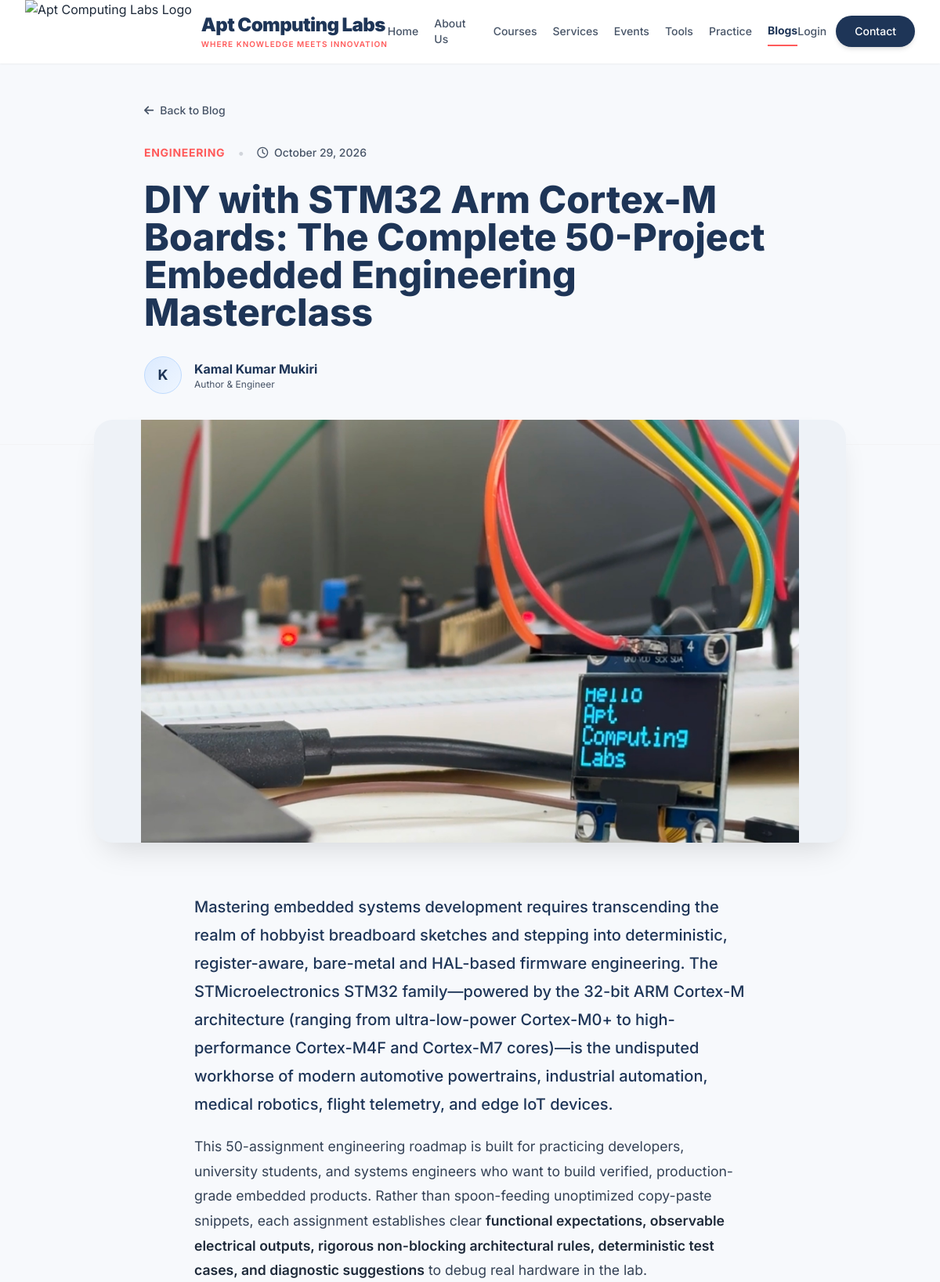
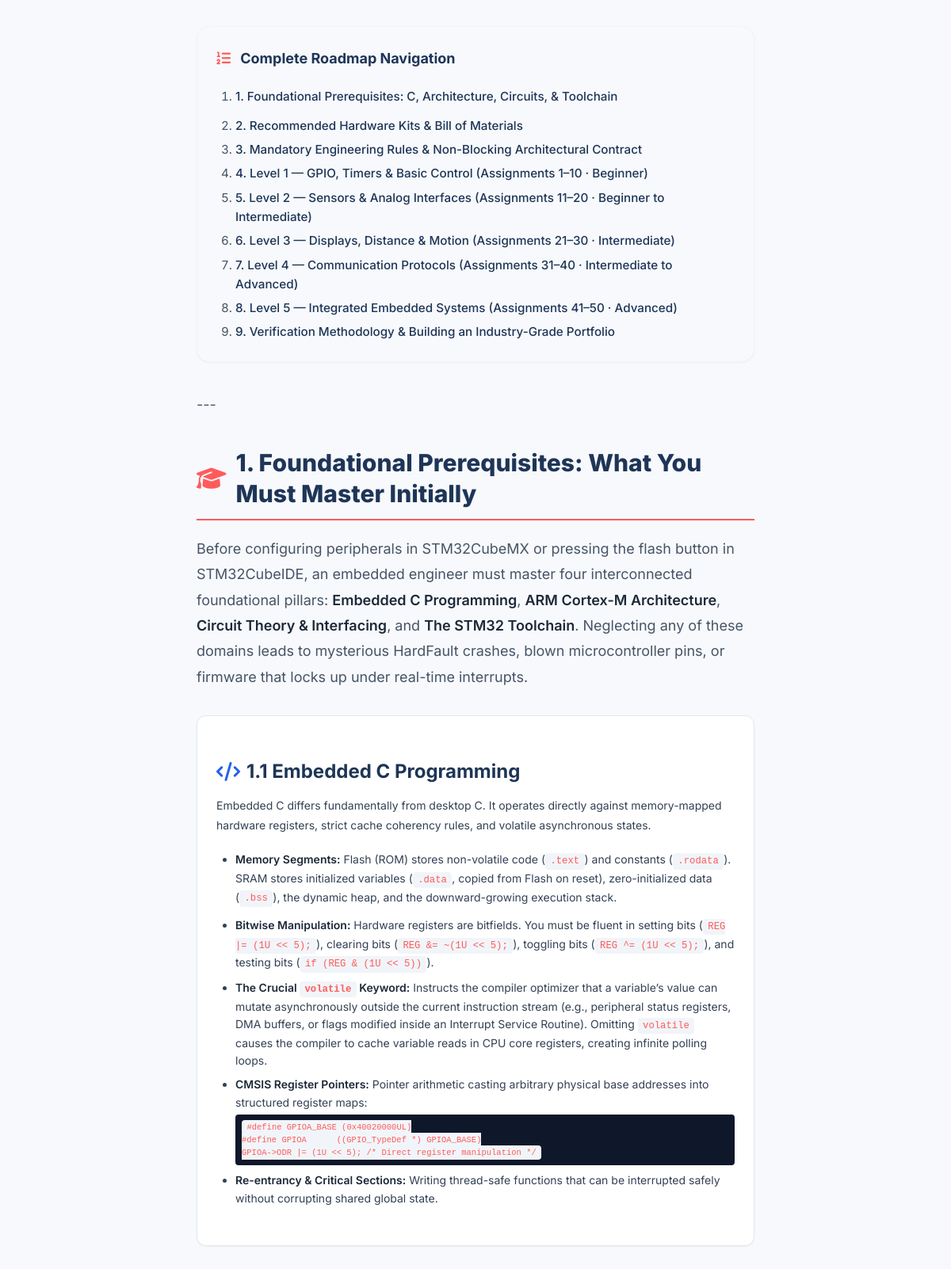
The app's page /blogs/diy-with-stm32-arm-cortex-m-boards/ (upper part) with its own data (2 pictures, top to bottom).
### blogs/models.py (models this page shows, shortened)
class Post(models.Model):
    title = models.CharField(max_length=200)
    slug = models.SlugField(max_length=200, unique=True)
    author = models.CharField(max_length=100)
    excerpt = models.CharField(max_length=500)
    content = models.TextField()
    published_date = models.DateTimeField(default=timezone.now)
    image_url = models.URLField(blank=True)
    class Meta:
        ordering = ['-published_date']

### blogs/views.py (the view)
# urls.py: path('<slug:slug>/', views.PostDetailView.as_view(), name='detail'),
class PostDetailView(DetailView):
    model = Post
    template_name = 'blogs/detail.html'
    context_object_name = 'post'

### blogs/templatetags/blog_extras.py (called while the page is built, shortened)
@register.filter(name="render_blog_content", is_safe=True)
def render_blog_content(html):
    if not html:
        return html
    soup = BeautifulSoup(html, "html.parser")
    changed = False
    if not changed:
        return mark_safe(html)
    return mark_safe(str(soup))

### templates/blogs/detail.html (shortened to what this page needs)
{% extends 'tailwind_base.html' %}
{% load static %}
{% load blog_extras %}
{% block content %}
    <div class="pt-32 pb-16 bg-brand-light border-b border-gray-100">
        <div class="max-w-4xl mx-auto px-4 sm:px-6 lg:px-8">
            <a href="{% url 'blogs:list' %}" class="inline-flex items-center text-brand-textSecondary hover:text-brand-navy transition-colors mb-8 text-sm font-medium">
                <i class="fas fa-arrow-left mr-2"></i> Back to Blog
            </a>
            <div class="flex items-center gap-4 mb-6">
                <span class="text-sm font-bold text-brand-coral uppercase tracking-wider">Engineering</span>
                <span class="text-gray-300">•</span>
                <span class="text-sm text-brand-textSecondary font-medium"><i class="far fa-clock mr-1"></i> {{ post.published_date|date:"F j, Y" }}</span>
            </div>
            <h1 class="text-4xl md:text-5xl font-extrabold text-brand-navy mb-6 leading-tight">{{ post.title }}</h1>
            <div class="flex items-center gap-4 mt-8">
                <div class="w-12 h-12 rounded-full bg-gradient-to-br from-blue-100 to-blue-50 flex items-center justify-center text-brand-navy font-bold text-lg border border-blue-200">
                    {{ post.author|make_list|first|upper }}
                </div>
                <div>
                    <p class="font-bold text-brand-navy">{{ post.author }}</p>
                    <p class="text-xs text-brand-textSecondary">Author & Engineer</p>
                </div>
            </div>
        </div>
    </div>
    {% if post.image_url %}
    <div class="max-w-5xl mx-auto px-4 sm:px-6 lg:px-8 -mt-8 relative z-10">
        <div class="blog-hero-frame">
            <img src="{{ post.image_url }}" alt="{{ post.title }}" loading="eager" decoding="async">
        </div>
    </div>
    {% endif %}
    <div class="py-16 max-w-3xl mx-auto px-4 sm:px-6 lg:px-8">
        <div class="prose-custom text-lg text-brand-textSecondary">
            {{ post.content|render_blog_content }}
        </div>
{% endblock %}

### templates/blogs/detail.html (style rules this page uses)
.prose-custom h2 { font-size: 1.875rem; font-weight: 800; color: #1E3557; margin-top: 2.5rem; margin-bottom: 1.25rem; line-height: 1.3; }
.prose-custom h3 { font-size: 1.5rem; font-weight: 700; color: #1E3557; margin-top: 2rem; margin-bottom: 1rem; }
.prose-custom p { margin-bottom: 1.25rem; line-height: 1.8; }
.prose-custom ul { list-style-type: disc; padding-left: 1.5rem; margin-bottom: 1.5rem; margin-top: 1rem; }
.prose-custom li { margin-bottom: 0.75rem; line-height: 1.6; }
.prose-custom strong { font-weight: 600; color: #1D2939; }
.prose-custom code { background-color: #f1f5f9; padding: 0.2rem 0.4rem; border-radius: 0.25rem; font-family: monospace; font-size: 0.875em; color: #FF5B5B; }
.blog-hero-frame { width: 100%; aspect-ratio: 16 / 9; background-color: #EEF2F7; border-radius: 1.5rem; box-shadow: 0 20px 40px -15px rgba(0,0,0,0.15); overflow: hidden; }
.blog-hero-frame img { width: 100%; height: 100%; object-fit: contain; object-position: center; display: block; }
.prose-custom ol { list-style-type: decimal; padding-left: 1.5rem; margin-bottom: 1.5rem; margin-top: 1rem; }
.prose-custom ol li { margin-bottom: 0.75rem; line-height: 1.6; }
.toc-box a { color: #1E3557; text-decoration: none; }

### records on screen
Post: published_date "October 29, 2026", title "DIY with STM32 Arm Cortex-M Boards: The Complete 50-Project Embedded Engineering Masterclass", author|make_list "K", author "Kamal Kumar Mukiri", image_url (picture), content|render_blog_content "Mastering embedded systems development requires transcending the realm of hobbyist breadboard sketches and stepping into deterministic, register-aware, bare-metal and HAL-based firmware engineering. The STMicroelectronics STM32 family—powered by the 32-bit ARM Cortex-M architecture (ranging from ultra-low-power Cortex-M0+ to high-performance Cortex-M4F and Cortex-M7 cores)—is the undisputed workhorse of modern automotive powertrains, industrial automation, medical robotics, flight telemetry, and edge IoT devices. This 50-assignment engineering roadmap is built for practicing developers, university students, and systems engineers who want to build verified, production-grade embedded…"
